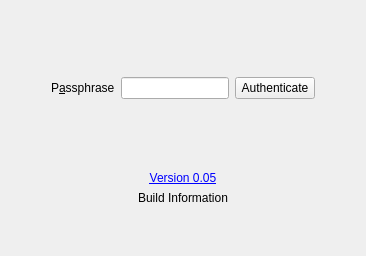
      <widget class="QWidget" name="tab_login">
       <attribute name="icon">
        <iconset>
         <normaloff>:/Logo/spoton-button-32.png</normaloff>:/Logo/spoton-button-32.png</iconset>
       </attribute>
       <attribute name="title">
        <string/>
       </attribute>
       <layout class="QHBoxLayout" name="horizontalLayout_34">
        <item>
         <layout class="QVBoxLayout" name="verticalLayout_5">
          <item>
           <spacer name="verticalSpacer_5">
            <property name="orientation">
             <enum>Qt::Vertical</enum>
            </property>
            <property name="sizeHint" stdset="0">
             <size>
              <width>20</width>
              <height>40</height>
             </size>
            </property>
           </spacer>
          </item>
          <item>
           <layout class="QHBoxLayout" name="horizontalLayout_32">
            <item>
             <spacer name="horizontalSpacer_35">
              <property name="orientation">
               <enum>Qt::Horizontal</enum>
              </property>
              <property name="sizeHint" stdset="0">
               <size>
                <width>40</width>
                <height>20</height>
               </size>
              </property>
             </spacer>
            </item>
            <item>
             <widget class="QLabel" name="label_31">
              <property name="toolTip">
               <string>&lt;html&gt;&lt;head/&gt;&lt;body&gt;&lt;p&gt;&amp;quot;The Dalmatian is a breed of dog, noted for its unique black- or brown-spotted coat. This dog is often used as a rescue dog, guardian, athletic partner, and, especially today, the Dalmatian remains most often an active, well-loved family member.&amp;quot; - Wikipedia.&lt;/p&gt;&lt;/body&gt;&lt;/html&gt;</string>
              </property>
              <property name="text">
               <string/>
              </property>
              <property name="pixmap">
               <pixmap>:/Logo/spoton-dalmatinerlogo.png</pixmap>
              </property>
              <property name="alignment">
               <set>Qt::AlignCenter</set>
              </property>
             </widget>
            </item>
            <item>
             <spacer name="horizontalSpacer_34">
              <property name="orientation">
               <enum>Qt::Horizontal</enum>
              </property>
              <property name="sizeHint" stdset="0">
               <size>
                <width>40</width>
                <height>20</height>
               </size>
              </property>
             </spacer>
            </item>
           </layout>
          </item>
          <item>
           <layout class="QHBoxLayout" name="horizontalLayout_13">
            <item>
             <spacer name="horizontalSpacer_6">
              <property name="orientation">
               <enum>Qt::Horizontal</enum>
              </property>
              <property name="sizeHint" stdset="0">
               <size>
                <width>40</width>
                <height>20</height>
               </size>
              </property>
             </spacer>
            </item>
            <item>
             <widget class="QLabel" name="passphraseLabel">
              <property name="text">
               <string>P&amp;assphrase</string>
              </property>
              <property name="buddy">
               <cstring>passphrase</cstring>
              </property>
             </widget>
            </item>
            <item>
             <widget class="QLineEdit" name="passphrase">
              <property name="echoMode">
               <enum>QLineEdit::Password</enum>
              </property>
             </widget>
            </item>
            <item>
             <widget class="QPushButton" name="passphraseButton">
              <property name="text">
               <string>Authenticate</string>
              </property>
             </widget>
            </item>
            <item>
             <spacer name="horizontalSpacer_9">
              <property name="orientation">
               <enum>Qt::Horizontal</enum>
              </property>
              <property name="sizeHint" stdset="0">
               <size>
                <width>40</width>
                <height>20</height>
               </size>
              </property>
             </spacer>
            </item>
           </layout>
          </item>
          <item>
           <spacer name="verticalSpacer_7">
            <property name="orientation">
             <enum>Qt::Vertical</enum>
            </property>
            <property name="sizeHint" stdset="0">
             <size>
              <width>20</width>
              <height>40</height>
             </size>
            </property>
           </spacer>
          </item>
          <item>
           <layout class="QHBoxLayout" name="horizontalLayout_3">
            <item>
             <spacer name="horizontalSpacer">
              <property name="orientation">
               <enum>Qt::Horizontal</enum>
              </property>
              <property name="sizeHint" stdset="0">
               <size>
                <width>40</width>
                <height>20</height>
               </size>
              </property>
             </spacer>
            </item>
            <item>
             <widget class="QLabel" name="label_4">
              <property name="maximumSize">
               <size>
                <width>485</width>
                <height>240</height>
               </size>
              </property>
              <property name="toolTip">
               <string>Spot-On Graphical User Interface</string>
              </property>
              <property name="pixmap">
               <pixmap>:/Logo/spoton-logo-transparent.png</pixmap>
              </property>
              <property name="scaledContents">
               <bool>true</bool>
              </property>
              <property name="alignment">
               <set>Qt::AlignCenter</set>
              </property>
             </widget>
            </item>
            <item>
             <spacer name="horizontalSpacer_2">
              <property name="orientation">
               <enum>Qt::Horizontal</enum>
              </property>
              <property name="sizeHint" stdset="0">
               <size>
                <width>40</width>
                <height>20</height>
               </size>
              </property>
             </spacer>
            </item>
           </layout>
          </item>
          <item>
           <widget class="QLabel" name="label_35">
            <property name="text">
             <string>&lt;html&gt;&lt;head/&gt;&lt;body&gt;&lt;p&gt;&lt;a href=&quot;http://sourceforge.net/p/spot-on/code/HEAD/tree/branches/0.05/Documentation/RELEASE-NOTES&quot;&gt;&lt;span style=&quot; text-decoration: underline; color:#0000ff;&quot;&gt;Version 0.05&lt;/span&gt;&lt;/a&gt;&lt;/p&gt;&lt;/body&gt;&lt;/html&gt;</string>
            </property>
            <property name="textFormat">
             <enum>Qt::AutoText</enum>
            </property>
            <property name="alignment">
             <set>Qt::AlignCenter</set>
            </property>
            <property name="openExternalLinks">
             <bool>true</bool>
            </property>
           </widget>
          </item>
          <item>
           <widget class="QLabel" name="buildInformation">
            <property name="text">
             <string>Build Information</string>
            </property>
            <property name="alignment">
             <set>Qt::AlignCenter</set>
            </property>
           </widget>
          </item>
          <item>
           <spacer name="verticalSpacer_2">
            <property name="orientation">
             <enum>Qt::Vertical</enum>
            </property>
            <property name="sizeHint" stdset="0">
             <size>
              <width>20</width>
              <height>40</height>
             </size>
            </property>
           </spacer>
          </item>
         </layout>
        </item>
       </layout>
      </widget>
